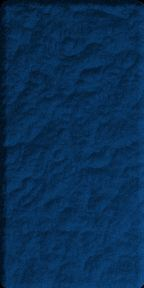
#> input picture CandyCrisisResources/PICT_1000.jpg, 144 x 288 px; its folder holds only this picture in this run
$ python convert_gfx.py
#> lines starting #> are read from the running program, lines starting #| are printed output that depends on the picture
#!/usr/bin/env python3
"""Candy Crisis's pictures as 8-bit PNGs, and the screen palette, for acsdl12.

    python3 amiga/tools/convert_gfx.py [SRC [DST]]
    (default CandyCrisisResources amiga/gfx)

The game draws in 32-bit colour: it blends sprites, shadows, glows and text
over its backgrounds in software. On the Amiga it still does (amiga/
sdlu_amiga.c keeps 32-bit surfaces of its own); only what reaches the
screen goes down to 256 colours. So there are two jobs here:

1. Every PICT_*.jpg/png becomes a PNG that acsdl12's IMG_Load reads without
   loss, and that the game turns back into 32-bit when it loads it:
     grey pictures (the masks, fonts and alpha maps)  8-bit grey, exact
     256 colours or fewer                            paletted, exact
     more than 256 (the JPEGs, the blobs)            paletted, each picture
                                                     with its own 256
                                                     colours (libimagequant
                                                     when Pillow has it);
                                                     640x400 and larger are
                                                     dithered, sprites not
2. screen.pal: the one palette the 8-bit screen is shown in, and the map
   from 15-bit colour to it that sdlu_amiga.c uses when it puts the 32-bit
   frame on the screen:
     "CCPL"                magic
     768 bytes             256 colours, r g b
     4 x 32768 bytes       nearest palette index for each 5-5-5 colour,
                           one table per cell of a 2x2 ordered dither
   Colours within 6 of a palette colour are not dithered (flat black stays
   black). The palette is 27 colours of a 3x3x3 cube and 6 greys (for the game's
   own blends and coloured text) and 223 cut from all the pictures, small
   ones weighted up so the blobs' colours are not lost to the backgrounds.

Needs Pillow and numpy. The output is committed (amiga/gfx), so the Amiga
build itself needs neither. GPL 2, like Candy Crisis.
"""
import sys
from pathlib import Path

import numpy as np
from PIL import Image, features

BIG = 640 * 400
DITHER = (-6, 2, 6, -2)   # 2x2 ordered dither: (x&1) | (y&1)<<1


def rgb(path):
    im = Image.open(path)
    im.load()
    return np.asarray(im.convert("RGB"), dtype=np.uint8)


def convert(a, out):
    h, w, _ = a.shape
    grey = (a[..., 0] == a[..., 1]).all() and (a[..., 1] == a[..., 2]).all()
    if grey:
        Image.fromarray(a[..., 0].copy(), "L").save(out, optimize=True)
        return "grey"
    flat = a.reshape(-1, 3)
    cols, idx = np.unique(flat, axis=0, return_inverse=True)
    if len(cols) <= 256:
        im = Image.fromarray(idx.reshape(h, w).astype(np.uint8), "P")
        pal = cols.astype(np.uint8).tobytes()
        im.putpalette(pal + bytes(768 - len(pal)))
        im.save(out, optimize=True, bits=8)
        return "exact %d" % len(cols)
    method = (Image.Quantize.LIBIMAGEQUANT if features.check("libimagequant")
              else Image.Quantize.MEDIANCUT)
    dither = Image.Dither.FLOYDSTEINBERG if w * h >= BIG else Image.Dither.NONE
    q = Image.fromarray(a, "RGB").quantize(colors=256, method=method, dither=dither)
    q.save(out, optimize=True, bits=8)
    return "256 of %d%s" % (len(cols), " dithered" if dither else "")


def screen_palette(pics):
    rows = []
    for a in pics:
        px = a.reshape(-1, 3)
        if (px[:, 0] == px[:, 1]).all() and (px[:, 1] == px[:, 2]).all():
            continue                      # masks and fonts are never shown
        repeat = max(1, min(16, 65536 // len(px)))
        rows.append(np.repeat(px, repeat, axis=0))
    sample = np.concatenate(rows)
    width = 1024
    pad = (-len(sample)) % width
    sample = np.concatenate([sample, sample[:pad]])
    im = Image.fromarray(sample.reshape(-1, width, 3), "RGB")
    method = (Image.Quantize.LIBIMAGEQUANT if features.check("libimagequant")
              else Image.Quantize.MEDIANCUT)
    fixed = [(r, g, b) for r in (0, 128, 255) for g in (0, 128, 255) for b in (0, 128, 255)]
    fixed += [(v, v, v) for v in (36, 73, 109, 146, 182, 219)]
    n = 256 - len(fixed)
    q = im.quantize(colors=n, method=method, dither=Image.Dither.NONE)
    pal = np.array(q.getpalette()[:3 * n], dtype=np.uint8).reshape(-1, 3)
    colours = fixed + [tuple(int(v) for v in c) for c in pal]
    return np.array(colours[:256], dtype=np.int32)


def nearest_tables(pal):
    v = np.arange(32768)
    c = np.stack([(v >> 10) & 31, (v >> 5) & 31, v & 31], axis=1) * 8 + 4
    wt = np.array([3, 4, 2])

    def nearest(cc):
        best = np.zeros(32768, dtype=np.uint8)
        dist = np.zeros(32768, dtype=np.int64)
        for lo in range(0, 32768, 4096):
            d = (((cc[lo:lo + 4096, None, :] - pal[None, :, :]) ** 2) * wt).sum(axis=2)
            best[lo:lo + 4096] = d.argmin(axis=1)
            dist[lo:lo + 4096] = d.min(axis=1)
        return best, dist

    plain, dist = nearest(c)
    exact = dist <= wt.sum() * 6 * 6     # a palette colour: not dithered
    tables = []
    for bias in DITHER:
        best, _ = nearest(np.clip(c + bias, 0, 255))
        tables.append(np.where(exact, plain, best).astype(np.uint8))
    return tables


def main():
    src = Path(sys.argv[1] if len(sys.argv) > 1 else "CandyCrisisResources")
    dst = Path(sys.argv[2] if len(sys.argv) > 2 else "amiga/gfx")
    dst.mkdir(parents=True, exist_ok=True)
    pics = []
    for f in sorted(src.glob("PICT_*")):
        if f.suffix.lower() not in (".jpg", ".png"):
            continue
        a = rgb(f)
#> in rgb, im is the input picture: PIL image 144x288 RGB; mean R, G, B 7.8, 46.2, 84.3
        pics.append(a)
        how = convert(a, dst / (f.stem + ".png"))
#> in convert, `grey = (a[..., 0] == a[..., 1]).all() and (a[..., 1] == a[..., 2]).all()`: grey = False
#> in convert, `cols, idx = np.unique(flat, axis=0, return_inverse=True)`: cols = 2827 rows, first 8: [0, 0, 2], [0, 0, 4], [0, 0, 5], [0, 0, 7], [0, 0, 9], [0, 1, 4], [0, 1, 7], [0, 1, 8]
#> how = '256 of 2827'
        print(f"{f.name:16} {a.shape[1]}x{a.shape[0]:<5} {how}")
#| PICT_1000.jpg    144x288   256 of 2827
    pal = screen_palette(pics)
#> the loop in screen_palette, `for a in pics:` made 1 pass
#> repeat on pass 1: 1
#> after the loop in screen_palette, `for a in pics:`: rows = 1 item
#> in screen_palette, `pad = (-len(sample)) % width`: pad = 512
#> in screen_palette, `im = Image.fromarray(sample.reshape(-1, width, 3), "RGB")`:
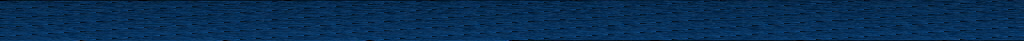
#> im: PIL image 1024x41 RGB; mean R, G, B 7.7, 45.9, 83.8
#> in screen_palette, `pal = np.array(q.getpalette()[:3 * n], dtype=np.uint8).reshape(-1, 3)`: pal = 223 rows, first 8: [17, 67, 118], [12, 66, 118], [15, 62, 109], [11, 62, 113], [16, 60, 105], [13, 60, 107], [10, 60, 109], [16, 59, 103]
#> in screen_palette, `colours = fixed + [tuple(int(v) for v in c) for c in pal]`: colours = 256 items, first 6: (0, 0, 0), (0, 0, 128), (0, 0, 255), (0, 128, 0), (0, 128, 128), (0, 128, 255)
#> pal = 256 rows, first 8: [0, 0, 0], [0, 0, 128], [0, 0, 255], [0, 128, 0], [0, 128, 128], [0, 128, 255], [0, 255, 0], [0, 255, 128]
    tables = nearest_tables(pal)
#> in nearest_tables, `wt = np.array([3, 4, 2])`: wt = [3, 4, 2]
#> the loop in nearest, `for lo in range(0, 32768, 4096):` made 8 passes
#> pass 1, in nearest, `d = (((cc[lo:lo + 4096, None, :] - pal[None, :, :]) ** 2) * wt).sum(ax..`:
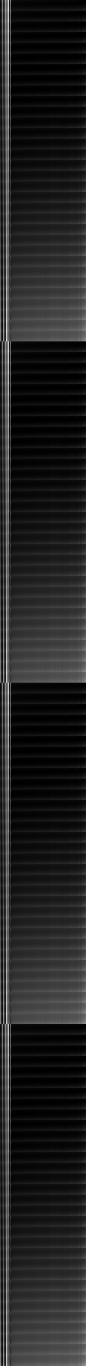
#> d: shape (4096, 256) int64 (shown at 1/3 size); min 4, max 570027, mean 76579.3; drawn with min black and max white
#> pass 3, in nearest, `d = (((cc[lo:lo + 4096, None, :] - pal[None, :, :]) ** 2) * wt).sum(ax..`:
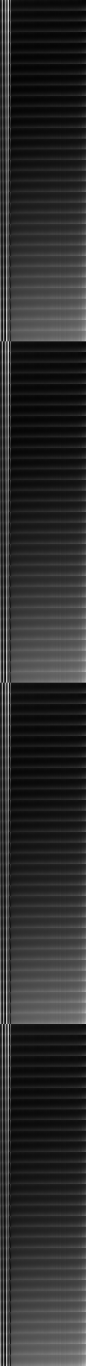
#> d: shape (4096, 256) int64 (shown at 1/3 size); min 81, max 485931, mean 86116.3; drawn with min black and max white
#> after the loop in nearest_tables, `for bias in DITHER:`: tables = 4 items
#> tables = 4 items
    with open(dst / "screen.pal", "wb") as out:
        out.write(b"CCPL")
        out.write(pal.astype(np.uint8).tobytes())
        for t in tables:
            out.write(t.tobytes())
#> this loop made 4 passes
    print(f"{len(pics)} pictures and screen.pal to {dst}")
#| 1 pictures and screen.pal to amiga/gfx


if __name__ == "__main__":
    main()

$ run again, on CandyCrisisResources/PICT_1101.jpg
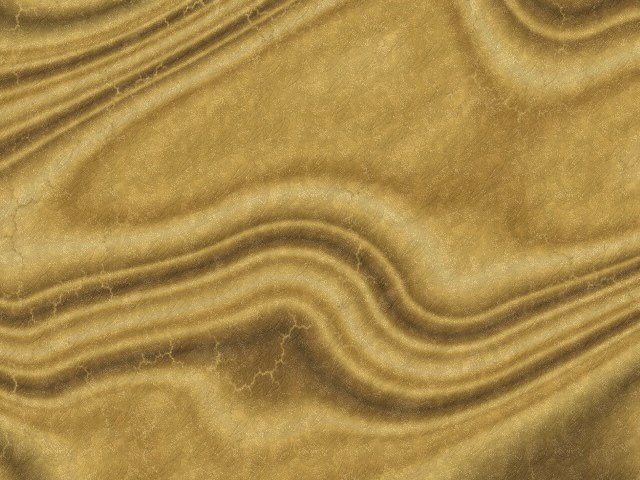
#> input picture CandyCrisisResources/PICT_1101.jpg, 640 x 480 px
#> in rgb, im is the input picture: PIL image 640x480 RGB; mean R, G, B 170, 138, 72.2
#> grey = False
#> how = '256 of 8776 dithered'
#| PICT_1101.jpg    640x480   256 of 8776 dithered
#> the loop in screen_palette, `for a in pics:` made 1 pass
#> repeat on pass 1: 1
#> after the loop in screen_palette, `for a in pics:`: rows = 1 item
#> pad = 0
#> in screen_palette, `im = Image.fromarray(sample.reshape(-1, width, 3), "RGB")`:
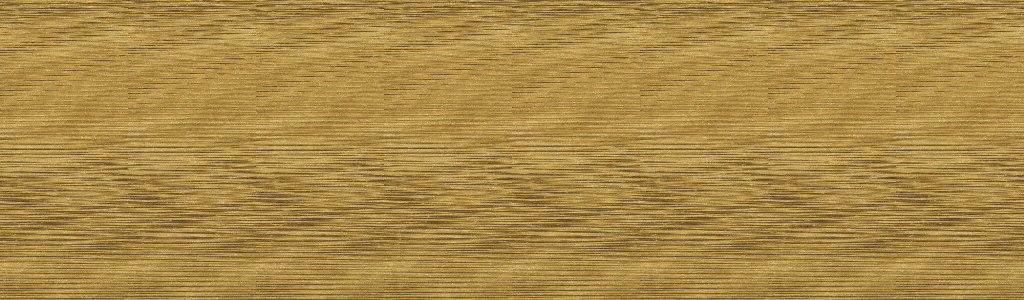
#> im: PIL image 1024x300 RGB; mean R, G, B 170, 138, 72.2
#> in screen_palette, `pal = np.array(q.getpalette()[:3 * n], dtype=np.uint8).reshape(-1, 3)`: pal = 223 rows, first 8: [217, 188, 120], [211, 182, 113], [210, 179, 108], [205, 178, 110], [206, 175, 106], [207, 174, 100], [203, 174, 105], [200, 174, 107]
#> colours = 256 items, first 6: (0, 0, 0), (0, 0, 128), (0, 0, 255), (0, 128, 0), (0, 128, 128), (0, 128, 255)
#> in main, `pal = screen_palette(pics)`: pal = 256 rows, first 8: [0, 0, 0], [0, 0, 128], [0, 0, 255], [0, 128, 0], [0, 128, 128], [0, 128, 255], [0, 255, 0], [0, 255, 128]
#> wt = [3, 4, 2]
#> the loop in nearest, `for lo in range(0, 32768, 4096):` made 8 passes
#> pass 3, in nearest, `d = (((cc[lo:lo + 4096, None, :] - pal[None, :, :]) ** 2) * wt).sum(ax..`:
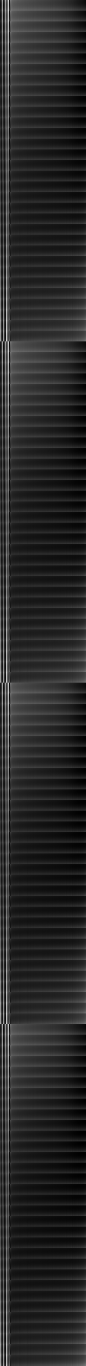
#> d: shape (4096, 256) int64 (shown at 1/3 size); min 25, max 485931, mean 76306; drawn with min black and max white
#> after the loop in nearest_tables, `for bias in DITHER:`: tables = 4 items
#> the loop in main, `for t in tables:` made 4 passes
#| 1 pictures and screen.pal to amiga/gfx

$ run again, on CandyCrisisResources/PICT_1102.jpg
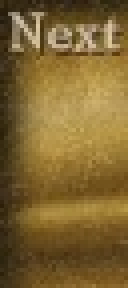
#> input picture CandyCrisisResources/PICT_1102.jpg, 32 x 72 px (shown 4 times larger)
#> in rgb, im is the input picture: PIL image 32x72 RGB; mean R, G, B 127.4, 101.4, 49.4
#> grey = False
#> flat = 2304 rows, first 8: [58, 46, 22], [47, 35, 11], [58, 46, 24], [53, 41, 19], [49, 37, 15], [53, 41, 19], [54, 41, 22], [42, 29, 10]
#> cols = 1751 rows, first 8: [37, 28, 13], [40, 28, 12], [40, 29, 11], [41, 30, 10], [42, 29, 10], [42, 29, 13], [42, 31, 11], [44, 32, 8]; idx = 2304 values, max 1750 at index 315, min 0 at index 160, mean 892.6
#> how = '256 of 1751'
#| PICT_1102.jpg    32x72    256 of 1751
#> the loop in screen_palette, `for a in pics:` made 1 pass
#> repeat on pass 1: 16
#> after the loop in screen_palette, `for a in pics:`: rows = 1 item
#> pad = 0
#> in screen_palette, `im = Image.fromarray(sample.reshape(-1, width, 3), "RGB")`:
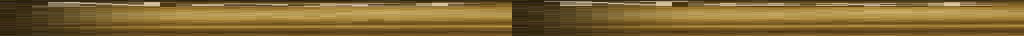
#> im: PIL image 1024x36 RGB; mean R, G, B 127.4, 101.4, 49.4
#> in screen_palette, `pal = np.array(q.getpalette()[:3 * n], dtype=np.uint8).reshape(-1, 3)`: pal = 223 rows, first 8: [215, 195, 158], [208, 188, 154], [203, 181, 144], [196, 175, 134], [199, 171, 108], [188, 168, 133], [198, 169, 98], [195, 165, 96]
#> colours = 256 items, first 6: (0, 0, 0), (0, 0, 128), (0, 0, 255), (0, 128, 0), (0, 128, 128), (0, 128, 255)
#> in main, `pal = screen_palette(pics)`: pal = 256 rows, first 8: [0, 0, 0], [0, 0, 128], [0, 0, 255], [0, 128, 0], [0, 128, 128], [0, 128, 255], [0, 255, 0], [0, 255, 128]
#> wt = [3, 4, 2]
#> the loop in nearest, `for lo in range(0, 32768, 4096):` made 8 passes
#> pass 3, in nearest, `d = (((cc[lo:lo + 4096, None, :] - pal[None, :, :]) ** 2) * wt).sum(ax..`:
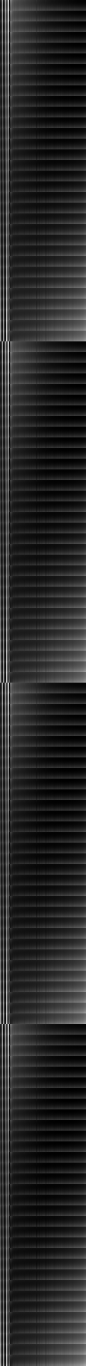
#> d: shape (4096, 256) int64 (shown at 1/3 size); min 6, max 485931, mean 75321.4; drawn with min black and max white
#> after the loop in nearest_tables, `for bias in DITHER:`: tables = 4 items
#> the loop in main, `for t in tables:` made 4 passes
#| 1 pictures and screen.pal to amiga/gfx

$ run again, on CandyCrisisResources/PICT_1104.jpg
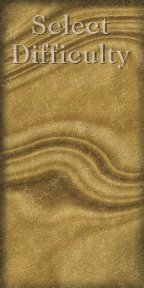
#> input picture CandyCrisisResources/PICT_1104.jpg, 144 x 288 px
#> in rgb, im is the input picture: PIL image 144x288 RGB; mean R, G, B 153.3, 125.7, 69
#> grey = False
#> how = '256 of 7559'
#| PICT_1104.jpg    144x288   256 of 7559
#> the loop in screen_palette, `for a in pics:` made 1 pass
#> repeat on pass 1: 1
#> after the loop in screen_palette, `for a in pics:`: rows = 1 item
#> pad = 512
#> in screen_palette, `im = Image.fromarray(sample.reshape(-1, width, 3), "RGB")`:
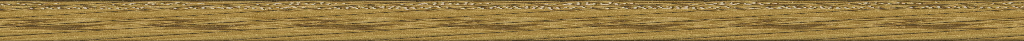
#> im: PIL image 1024x41 RGB; mean R, G, B 152.5, 125.1, 68.7
#> in screen_palette, `pal = np.array(q.getpalette()[:3 * n], dtype=np.uint8).reshape(-1, 3)`: pal = 223 rows, first 8: [211, 193, 161], [202, 184, 150], [204, 177, 121], [194, 177, 145], [198, 169, 108], [196, 166, 100], [188, 168, 128], [192, 165, 101]
#> colours = 256 items, first 6: (0, 0, 0), (0, 0, 128), (0, 0, 255), (0, 128, 0), (0, 128, 128), (0, 128, 255)
#> in main, `pal = screen_palette(pics)`: pal = 256 rows, first 8: [0, 0, 0], [0, 0, 128], [0, 0, 255], [0, 128, 0], [0, 128, 128], [0, 128, 255], [0, 255, 0], [0, 255, 128]
#> wt = [3, 4, 2]
#> the loop in nearest, `for lo in range(0, 32768, 4096):` made 8 passes
#> pass 3, in nearest, `d = (((cc[lo:lo + 4096, None, :] - pal[None, :, :]) ** 2) * wt).sum(ax..`:
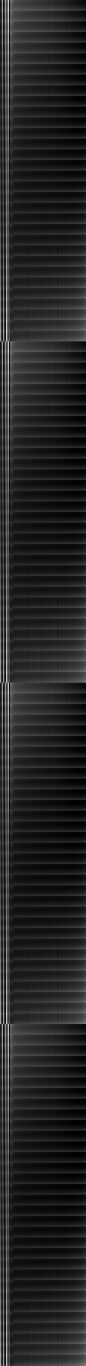
#> d: shape (4096, 256) int64 (shown at 1/3 size); min 12, max 485931, mean 69697.1; drawn with min black and max white
#> after the loop in nearest_tables, `for bias in DITHER:`: tables = 4 items
#> the loop in main, `for t in tables:` made 4 passes
#| 1 pictures and screen.pal to amiga/gfx

$ run again, on CandyCrisisResources/PICT_1001.jpg
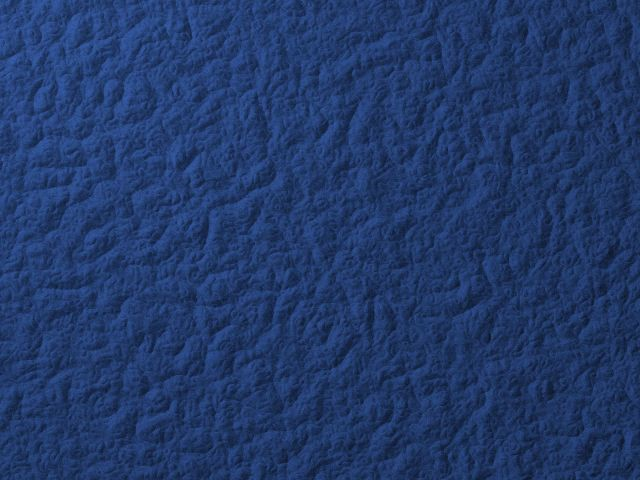
#> input picture CandyCrisisResources/PICT_1001.jpg, 640 x 480 px
#> in rgb, im is the input picture: PIL image 640x480 RGB; mean R, G, B 33.4, 57.4, 105.7
#> grey = False
#> how = '256 of 6813 dithered'
#| PICT_1001.jpg    640x480   256 of 6813 dithered
#> the loop in screen_palette, `for a in pics:` made 1 pass
#> repeat on pass 1: 1
#> after the loop in screen_palette, `for a in pics:`: rows = 1 item
#> pad = 0
#> in screen_palette, `im = Image.fromarray(sample.reshape(-1, width, 3), "RGB")`:
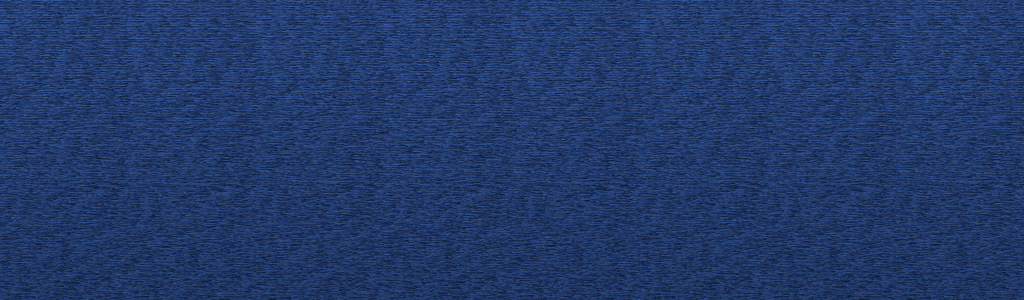
#> im: PIL image 1024x300 RGB; mean R, G, B 33.4, 57.4, 105.7
#> in screen_palette, `pal = np.array(q.getpalette()[:3 * n], dtype=np.uint8).reshape(-1, 3)`: pal = 223 rows, first 8: [55, 87, 150], [52, 83, 145], [51, 81, 142], [51, 79, 138], [47, 79, 140], [50, 77, 138], [47, 77, 138], [50, 77, 130]
#> colours = 256 items, first 6: (0, 0, 0), (0, 0, 128), (0, 0, 255), (0, 128, 0), (0, 128, 128), (0, 128, 255)
#> in main, `pal = screen_palette(pics)`: pal = 256 rows, first 8: [0, 0, 0], [0, 0, 128], [0, 0, 255], [0, 128, 0], [0, 128, 128], [0, 128, 255], [0, 255, 0], [0, 255, 128]
#> wt = [3, 4, 2]
#> the loop in nearest, `for lo in range(0, 32768, 4096):` made 8 passes
#> pass 3, in nearest, `d = (((cc[lo:lo + 4096, None, :] - pal[None, :, :]) ** 2) * wt).sum(ax..`:
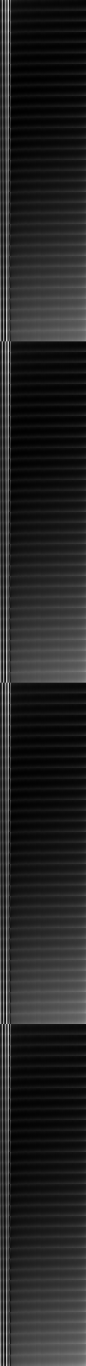
#> d: shape (4096, 256) int64 (shown at 1/3 size); min 81, max 485931, mean 70140.9; drawn with min black and max white
#> after the loop in nearest_tables, `for bias in DITHER:`: tables = 4 items
#> the loop in main, `for t in tables:` made 4 passes
#| 1 pictures and screen.pal to amiga/gfx
